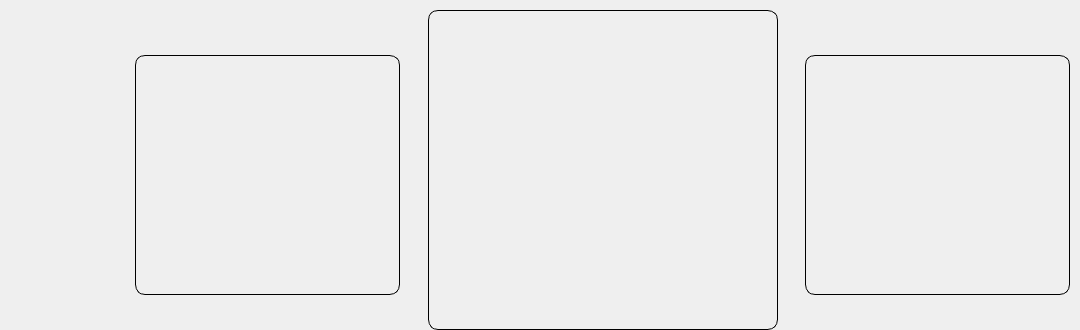
                  <widget class="QFrame" name="a_top_conteudo_2">
                   <property name="sizePolicy">
                    <sizepolicy hsizetype="Maximum" vsizetype="Maximum">
                     <horstretch>0</horstretch>
                     <verstretch>0</verstretch>
                    </sizepolicy>
                   </property>
                   <property name="minimumSize">
                    <size>
                     <width>1080</width>
                     <height>320</height>
                    </size>
                   </property>
                   <property name="maximumSize">
                    <size>
                     <width>1920</width>
                     <height>330</height>
                    </size>
                   </property>
                   <property name="styleSheet">
                    <string notr="true"/>
                   </property>
                   <property name="frameShape">
                    <enum>QFrame::NoFrame</enum>
                   </property>
                   <property name="frameShadow">
                    <enum>QFrame::Raised</enum>
                   </property>
                   <widget class="QFrame" name="frame_11">
                    <property name="geometry">
                     <rect>
                      <x>428</x>
                      <y>10</y>
                      <width>350</width>
                      <height>320</height>
                     </rect>
                    </property>
                    <property name="minimumSize">
                     <size>
                      <width>350</width>
                      <height>320</height>
                     </size>
                    </property>
                    <property name="maximumSize">
                     <size>
                      <width>260</width>
                      <height>300</height>
                     </size>
                    </property>
                    <property name="styleSheet">
                     <string notr="true">QFrame{
	background-color: transparent;
	background-image: url(:/icones/login_web.png);
	border-radius: 10px;
	border: 1px solid black;
}

QFrame:clicked{
	height: 350px;
}</string>
                    </property>
                   </widget>
                   <widget class="QFrame" name="frame_22">
                    <property name="geometry">
                     <rect>
                      <x>135</x>
                      <y>55</y>
                      <width>265</width>
                      <height>240</height>
                     </rect>
                    </property>
                    <property name="sizePolicy">
                     <sizepolicy hsizetype="Maximum" vsizetype="Maximum">
                      <horstretch>0</horstretch>
                      <verstretch>0</verstretch>
                     </sizepolicy>
                    </property>
                    <property name="styleSheet">
                     <string notr="true">background-image: url(:/icones/pagina_web-1.png);
background-color: transparent;
border-radius: 10px;
border: 1px solid black;
</string>
                    </property>
                    <property name="frameShape">
                     <enum>QFrame::StyledPanel</enum>
                    </property>
                    <property name="frameShadow">
                     <enum>QFrame::Raised</enum>
                    </property>
                   </widget>
                   <widget class="QFrame" name="frame_23">
                    <property name="geometry">
                     <rect>
                      <x>805</x>
                      <y>55</y>
                      <width>265</width>
                      <height>240</height>
                     </rect>
                    </property>
                    <property name="sizePolicy">
                     <sizepolicy hsizetype="Maximum" vsizetype="Maximum">
                      <horstretch>0</horstretch>
                      <verstretch>0</verstretch>
                     </sizepolicy>
                    </property>
                    <property name="styleSheet">
                     <string notr="true">background-image: url(:/icones/pagina_web-2.png);
background-color: transparent;
border-radius: 10px;
border: 1px solid black;</string>
                    </property>
                    <property name="frameShape">
                     <enum>QFrame::NoFrame</enum>
                    </property>
                    <property name="frameShadow">
                     <enum>QFrame::Raised</enum>
                    </property>
                   </widget>
                  </widget>
